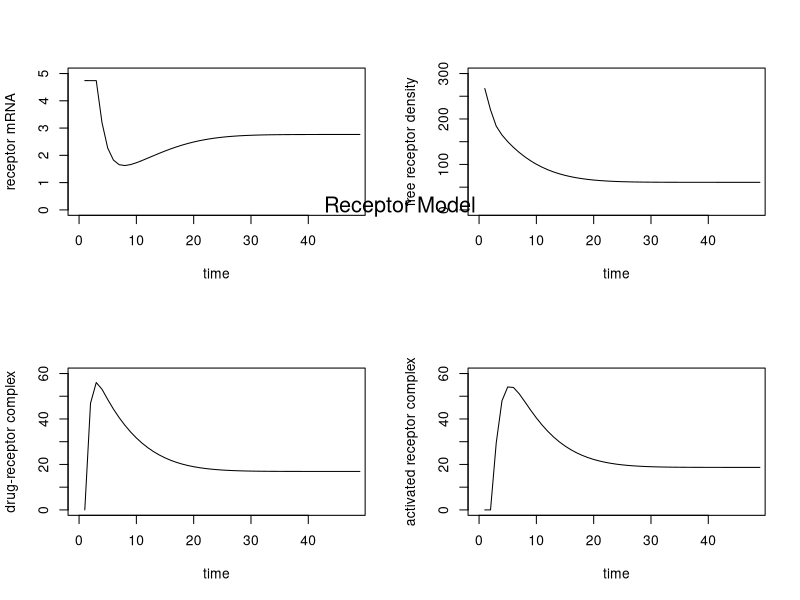

Source code (R):
## ---- chunk 1
knitr::opts_chunk$set(echo = TRUE)
library('deSolve')
## ---- chunk 2
parameters <- c(Ks_RM = 2.90,
                IC50_Rm = 26.2,
                Kon = 0.00329,
                Kt = 0.63,
                Kre = 0.57,
                Rf = 0.49,
                Kd_r = 0.0572,
                Kd_rm = 0.612,
                Ks_r = 3.22,
                D = 20000/374.471)
state <- c(Rm0 = 4.74,
           R0 = 267,
           DR = 0,
           DRn = 0)
times <- seq(0, 48, by = 1)
volume <- function(t,y,parms){
  with(as.list(c(y, parms)),{
         dmRNA <- Ks_RM * (1- (DRn / (IC50_Rm + DRn))) - (Kd_rm * Rm0)
         dR <- (Ks_r * Rm0) + (Rf * Kre * DRn) - (Kon * D * R0) - (Kd_r * R0)
         dDR <- (Kon * D * R0) - (Kt * DR)
         dDRn <- (Kt * DR) - (Kre * DRn)
         return(list(c(dmRNA, dR, dDR, dDRn)))
       }
       )
}
out <- ode(times = times, y = state, parms = parameters, func = volume, method="euler")
par(mfrow=c(2,2))
plot(out[,"Rm0"], type = "l", lwd = 1, ylab="receptor mRNA", xlab="time", xlim=c(0, 48), ylim=c(0, 5))
plot(out[,"R0"], type = "l", lwd = 1, ylab="free receptor density", xlab="time", xlim=c(0, 48), ylim=c(0, 300))
plot(out[,"DR"], type = "l", lwd = 1, ylab="drug-receptor complex", xlab="time", xlim=c(0, 48), ylim=c(0, 60))
plot(out[,"DRn"], type = "l", lwd = 1, ylab="activated receptor complex", xlab="time", xlim=c(0, 48), ylim=c(0, 60))
mtext("Receptor Model", side = 3, line = -13, outer = TRUE, cex=1.3, font=1.3)
